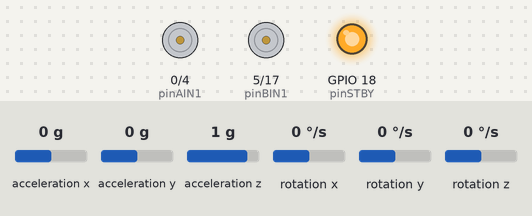
Simulated run of this sketch. Board: ESP32. On the bench: motor-driver pin pairs drawn as motors (green arrow = first pin HIGH = forward, orange = second pin HIGH = backward, longer = more drive, scaled by the enable pin, stopped while the standby pin is LOW), output pins drawn as LEDs (lit = HIGH). The test bench sets the inputs (shaded band); at power-on: rotation x 0 °/s, acceleration y 0 g, acceleration z 1 g, acceleration x 0 g, rotation y 0 °/s, rotation z 0 °/s. What the sketch prints to the serial monitor is not drawn.

Above: at 1.7 s.
1.8 s: rotation x set to 100 °/s
At 3.5 s:
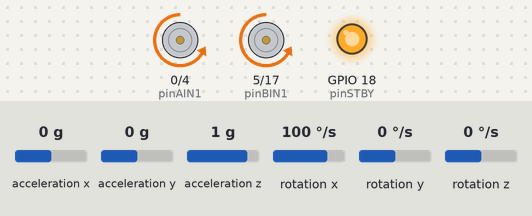
3.8 s: acceleration y set to -1.4 g
At 5.76 s:
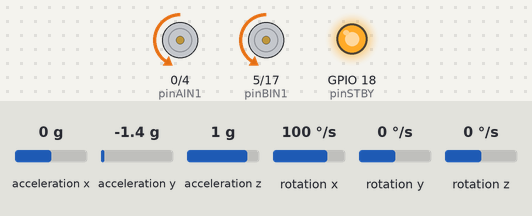
6.8 s: rotation x set to 192 °/s
9.8 s: acceleration z set to -0.8 g
12.8 s: acceleration x set to -1.4 g
At 13.7 s:
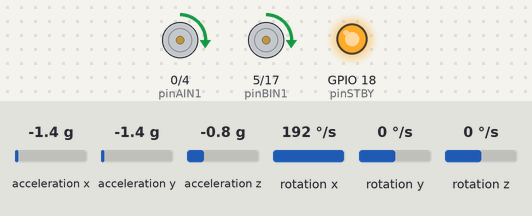
Timing chart, 0 to 16.5 s (numbered marks = the images above; inputs shaded):
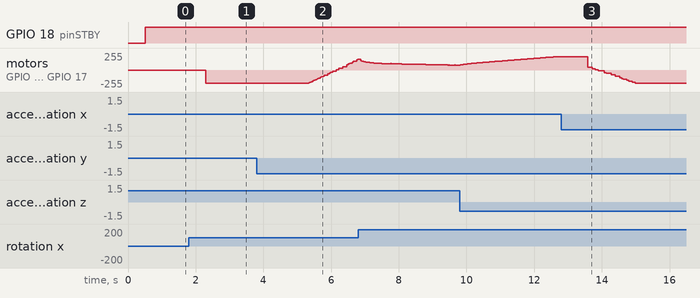

Measured:
- after the input at 1.8 s, motor on GPIO 0 (pinAIN1) / GPIO 4 (pinAIN2), motor on GPIO 5 (pinBIN1) / GPIO 17 (pinBIN2): stopped → backward 200/255 after 0.50 s
- after the input at 3.8 s, motor on GPIO 0 (pinAIN1) / GPIO 4 (pinAIN2), motor on GPIO 5 (pinBIN1) / GPIO 17 (pinBIN2): moves from backward 200/255 to forward 159/255 over 1.4 s, starting after 1.5 s
- after the input at 12.8 s, motor on GPIO 0 (pinAIN1) / GPIO 4 (pinAIN2), motor on GPIO 5 (pinBIN1) / GPIO 17 (pinBIN2): moves from forward 200/255 to backward 200/255 over 1.4 s, starting after 0.78 s

The sketch:

Pendulo_inv.ino
```cpp
#include <Wire.h>
#include <I2Cdev.h>
#include <MPU6050.h>

MPU6050 sensor;

// Definiciones de pines de motores
const int pinPWMA = 23;
const int pinAIN2 = 4;
const int pinAIN1 = 0;
const int pinPWMB = 16;
const int pinBIN1 = 5;
const int pinBIN2 = 17;
const int pinSTBY = 18;

// Variables del sensor MPU6050
int16_t ax, ay, az;
int16_t gx, gy, gz;
long tiempo_prev;
float dt;
float ang_x, ang_y;
float ang_x_prev, ang_y_prev;

// Variables PID
float Kp = 5; // Ajusta estos valores según sea necesario
float Ki = 10;
float Kd = 0.1;
float integral = 0.0;
float derivative = 0.0;
float previous_error = 0.0;

void setup() {
  Serial.begin(115200);
  Wire.begin(21, 22); // Pines SDA = 32, SCL = 33
  delay(500);//Evitar errores en el arranque
  sensor.initialize();

  if (!sensor.testConnection()) {
  Serial.println("Error: No se pudo conectar con el MPU6050");
  while (1); // Detiene el programa si no hay conexión
  }


  tiempo_prev = millis();

  // Configurar pines de motores
  pinMode(pinAIN2, OUTPUT);
  pinMode(pinAIN1, OUTPUT);
  pinMode(pinPWMA, OUTPUT);
  pinMode(pinBIN1, OUTPUT);
  pinMode(pinBIN2, OUTPUT);
  pinMode(pinPWMB, OUTPUT);
  pinMode(pinSTBY, OUTPUT);
}

void loop() {
  // Obtener datos del MPU6050
  sensor.getAcceleration(&ax, &ay, &az);
  sensor.getRotation(&gx, &gy, &gz);

  // Calcular ángulos con el acelerómetro
  float accel_ang_x = atan(ay / sqrt(pow(ax, 2) + pow(az, 2))) * (180.0 / PI);
  float accel_ang_y = atan(-ax / sqrt(pow(ay, 2) + pow(az, 2))) * (180.0 / PI);

  // Calcular ángulo de rotación con giroscopio y filtro complementario
  dt = (millis() - tiempo_prev) / 1000.0;
  if (dt <= 0) return;

  tiempo_prev = millis();
  ang_x = 0.98 * (ang_x_prev + (gx / 131.0) * dt) + 0.02 * accel_ang_x;
  ang_y = 0.98 * (ang_y_prev + (gy / 131.0) * dt) + 0.02 * accel_ang_y;

  ang_x_prev = ang_x;
  ang_y_prev = ang_y;

  // Control del péndulo invertido usando PID
  float desired_angle = 0.0;
  float error = desired_angle - ang_x;

  integral += error * dt;
  derivative = (error - previous_error) / dt;

  float motor_speed = Kp * error + Ki * integral + Kd * derivative;

  motor_speed = constrain(motor_speed, -200, 200);

  // Verificar si motor_speed es NaN y establecerlo en 0 si lo es
  if (isnan(motor_speed)) {
    motor_speed = 0;
  }


  // Controlar los motores
  enableMotors();
  moveMotor(pinPWMA, pinAIN1, pinAIN2, motor_speed);
  moveMotor(pinPWMB, pinBIN1, pinBIN2, motor_speed);

  // Mostrar los ángulos y la velocidad de los motores
  Serial.print("Rotación en X: ");
  Serial.print(ang_x);
  Serial.print(", Error: ");
  Serial.print(error);
  Serial.print(", Velocidad de los motores: ");
  Serial.println(motor_speed);

  previous_error = error;
  enableMotors();
  delay(1); // Aumentar frecuencia de muestreo
  enableMotors();
}

// Funciones adicionales
void moveMotor(int pinPWM, int pinIN1, int pinIN2, float speed) {
  if (speed > 0) {
    digitalWrite(pinIN1, HIGH);
    digitalWrite(pinIN2, LOW);
    analogWrite(pinPWM, speed);
  } else {
    digitalWrite(pinIN1, LOW);
    digitalWrite(pinIN2, HIGH);
    analogWrite(pinPWM, -speed);
  }
}

void enableMotors() {
  digitalWrite(pinSTBY, HIGH);
}
```
